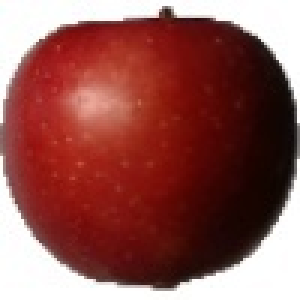
#> input picture DataSet/FruitData/Training/Apple/104_100.jpg, 100 x 100 px, found by its file name (shown 3 times larger); its folder holds only this picture in this run
$ jupyter execute --allow-errors 'Image Classification.ipynb'
#> lines starting #> are read from the running program, lines starting #| are printed output that depends on the picture
# PROGRAM STATEMENT

Classify whether an image is of an apple or a banana
using ANN, SVC and KNN

# CODE

[cell 1]
import cv2
import os

[cell 2]
def extract_color_histogram(image):
  # extract a 3D color histogram from the HSV color space using
  # the supplied number of `bins` per channel
  hsv = cv2.cvtColor(image, cv2.COLOR_BGR2HSV)
  #bins = [32, 32, 32]
  bins = [10]
  #hist = cv2.calcHist([hsv], [0, 1, 2], None, bins,
  #		[0, 180, 0, 256, 0, 256])
  h, s, v = hsv[:, :, 0], hsv[:, :, 1], hsv[:, :, 2]
  hist = cv2.calcHist([h], [0], None, bins, [0, 180])
  cv2.normalize(hist, hist)

  # return the flattened histogram as the feature vector
  return hist.flatten()

[cell 3]
train_data_path='/content/drive/MyDrive/Colab Notebooks/DataSet/FruitData/Training'
test_data_path = '/content/drive/MyDrive/Colab Notebooks/DataSet/FruitData/Test'
data_dir_list = list(os.listdir(train_data_path))
print(data_dir_list)

features = []
classLabels = []
for dataset in data_dir_list:
    img_list = os.listdir(train_data_path+'/'+ dataset)
    print ('Loaded the images of dataset-'+'{}\n'.format(dataset))
    for img in img_list:
        #print(train_data_path + '/'+ dataset + '/'+ img)
        image = cv2.imread(train_data_path + '/'+ dataset + '/'+ img )
#> image is the input picture: shape (100, 100, 3); mean B, G, R 82.7, 86.9, 145.7
        label = dataset
        hist = extract_color_histogram(image)
#> in extract_color_histogram, `hsv = cv2.cvtColor(image, cv2.COLOR_BGR2HSV)`: hsv: shape (100, 100, 3); mean H, S, V 18.2, 151.3, 145.8
#> in extract_color_histogram, `h, s, v = hsv[:, :, 0], hsv[:, :, 1], hsv[:, :, 2]`:
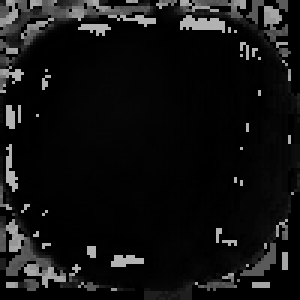
#> h: shape (100, 100) (shown 3 times larger); min 0, max 179, mean 18.2
#> in extract_color_histogram, `h, s, v = hsv[:, :, 0], hsv[:, :, 1], hsv[:, :, 2]`:
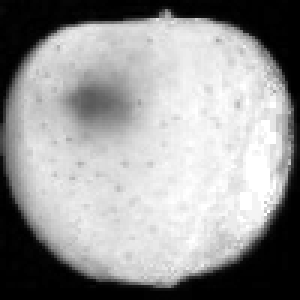
#> s: shape (100, 100) (shown 3 times larger); min 0, max 255, mean 151.3
#> in extract_color_histogram, `h, s, v = hsv[:, :, 0], hsv[:, :, 1], hsv[:, :, 2]`:
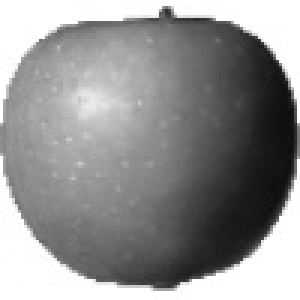
#> v: shape (100, 100) (shown 3 times larger); min 12, max 255, mean 145.8
#> in extract_color_histogram, `hist = cv2.calcHist([h], [0], None, bins, [0, 180])`: hist = [8444, 332, 83, 29, 145, 292, 62, 22, 111, 480]
#> hist = [0.997, 0.0392, 0.0098, 0.00342, 0.0171, 0.0345, 0.00732, 0.0026, 0.0131, 0.0567]
        features.append(hist)
        classLabels.append(label)
#> pass 2 of the loop `for dataset in data_dir_list:`:
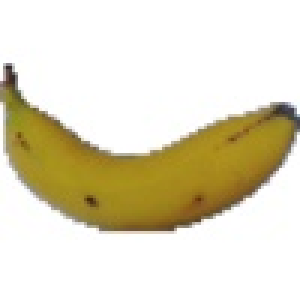
#> input picture DataSet/FruitData/Training/Banana/123_100.jpg, 100 x 100 px, found by its file name (shown 3 times larger)
#> image is the input picture: shape (100, 100, 3); mean B, G, R 196, 219.6, 226.3
#> hsv: shape (100, 100, 3); mean H, S, V 19.8, 50, 226.4
#> in extract_color_histogram (call 2), `h, s, v = hsv[:, :, 0], hsv[:, :, 1], hsv[:, :, 2]`:
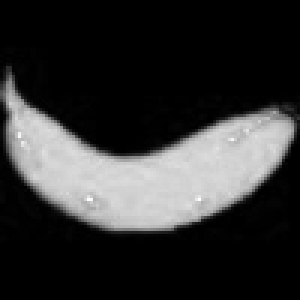
#> s: shape (100, 100) (shown 3 times larger); min 0, max 255, mean 50
#> in extract_color_histogram (call 2), `h, s, v = hsv[:, :, 0], hsv[:, :, 1], hsv[:, :, 2]`:
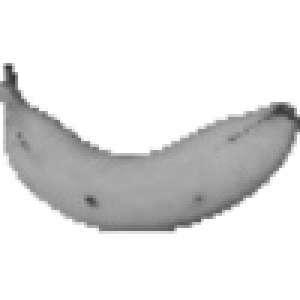
#> v: shape (100, 100) (shown 3 times larger); min 51, max 255, mean 226.4
#> in extract_color_histogram (call 2), `hist = cv2.calcHist([h], [0], None, bins, [0, 180])`: hist = [5788, 3110, 201, 40, 23, 282, 57, 42, 425, 32]
#> `hist = extract_color_histogram(image)`: hist = [0.878, 0.472, 0.0305, 0.00607, 0.00349, 0.0428, 0.00864, 0.00637, 0.0645, 0.00485]

[cell 4]
from sklearn.model_selection import train_test_split
from sklearn.metrics import classification_report, confusion_matrix
trainFeat, testFeat, trainLabels, testLabels =  train_test_split(
    features, classLabels, test_size=0.20)
#> trainFeat = [[0.997, 0.0392, 0.0098, 0.00342, 0.0171, 0.0345, 0.00732, 0.0026, 0.0131, 0.0567]]; testFeat = [[0.878, 0.472, 0.0305, 0.00607, 0.00349, 0.0428, 0.00864, 0.00637, 0.0645, 0.00485]]; trainLabels = ['Apple']; testLabels = ['Banana']

[cell 5]
from sklearn.neighbors import KNeighborsClassifier
# k-NN
print("\n")
print("[INFO] evaluating k-NN...")
k = 9
model = KNeighborsClassifier(n_neighbors = k)
model.fit(trainFeat, trainLabels)
#> (the rest of this cell did not finish here and is left out)

[cell 6]
from sklearn.svm import SVC
# SVC
print("\n")
print("[INFO] evaluating SVC...")
model = SVC(max_iter=1000, class_weight='balanced')
#> (the rest of this cell did not finish here and is left out)

[cell 7]
from sklearn.neural_network import MLPClassifier
#Neural Network
print("\n")
print("[INFO] evaluating ANN...")
model = MLPClassifier(hidden_layer_sizes=(10, 10), max_iter=1000,
                      solver='sgd', learning_rate_init=.1)
model.fit(trainFeat, trainLabels)
acc = model.score(testFeat, testLabels)
#> acc = 0
print("[INFO] Neural Network accuracy: {:.2f}%".format(acc * 100))
#| [INFO] Neural Network accuracy: 0.00%

# Evaluation Report
predLabels = model.predict(testFeat)
print(confusion_matrix(testLabels, predLabels))
#| [[0 0]
#|  [1 0]]
print(classification_report(testLabels, predLabels))
#|               precision    recall  f1-score   support
#|        Apple       0.00      0.00      0.00       0.0
#|       Banana       0.00      0.00      0.00       1.0
#|     accuracy                           0.00       1.0
#|    macro avg       0.00      0.00      0.00       1.0
#| weighted avg       0.00      0.00      0.00       1.0
# Test Predictions
#> (the rest of this cell did not finish here and is left out)
